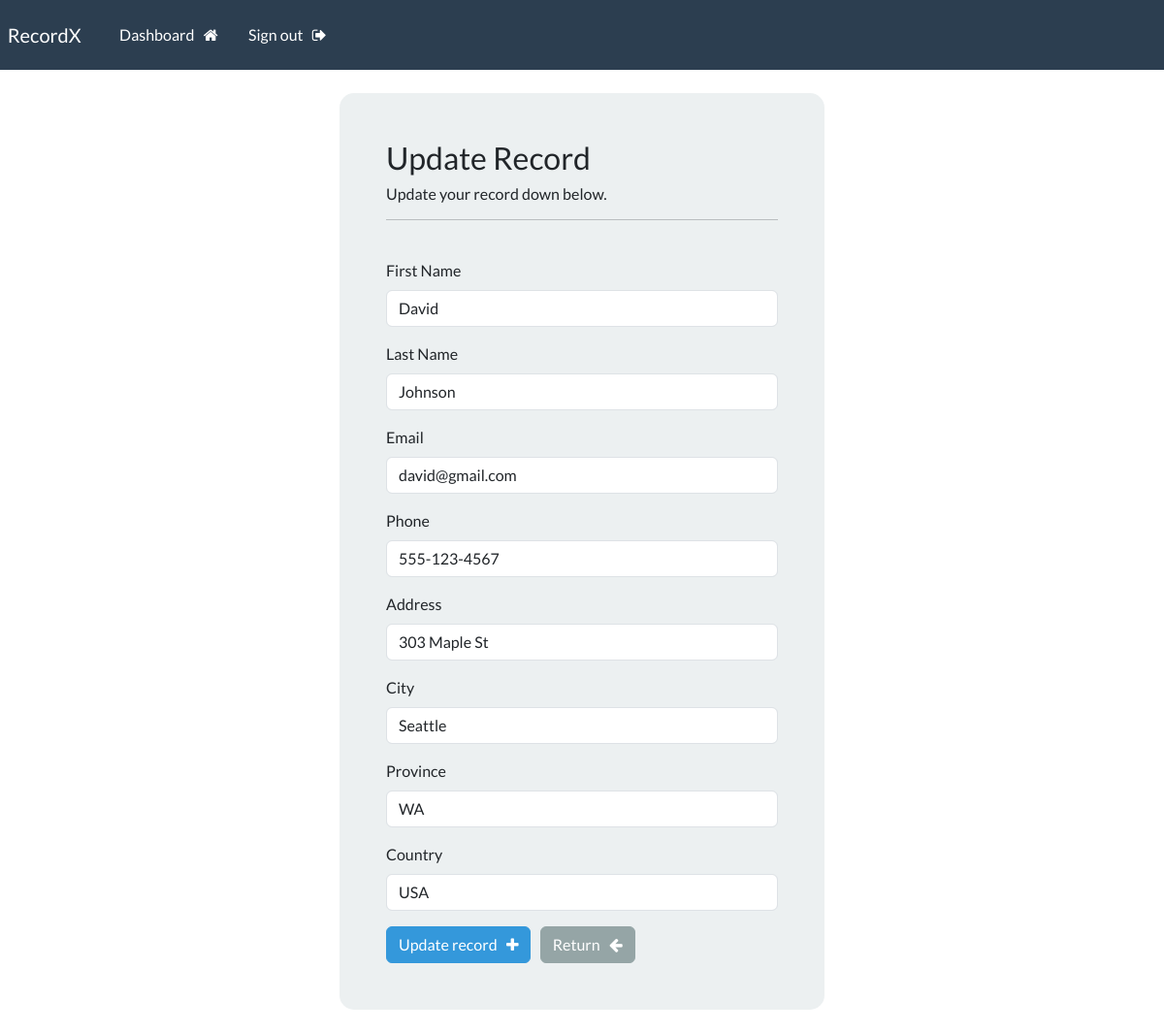
The app's page /update/8 (signed in) with its own data.
### myapp/models.py (models this page shows, shortened)
class Record(models.Model):
    creation_date = models.DateTimeField(auto_now_add=True)
    first_name = models.CharField(max_length=100)
    last_name = models.CharField(max_length=100)
    email = models.CharField(max_length=255)
    phone = models.CharField(max_length=20)
    address = models.CharField(max_length=300)
    city = models.CharField(max_length=255)
    province = models.CharField(max_length=200)
    country = models.CharField(max_length=125)
    objects = models.Manager()

### myapp/views.py (the view)
# urls.py: path('update/<int:pk>', views.update, name='update'),
@login_required(login_url='login')
def update(request, pk):
    record = Record.objects.get(id=pk)
    form = UpdateRecordForm(instance=record)
    if request.method == 'POST':
        form = UpdateRecordForm(request.POST, instance=record)
        if form.is_valid():
            form.save()
            messages.success(request, "Your record was updated!")
            return redirect("dashboard")
    context = {'form':form}
    return render(request, 'myapp/update.html', context=context)

### myapp/forms.py
class UpdateRecordForm(forms.ModelForm):
    class Meta:
        model = Record
        fields = ['first_name', 'last_name', 'email', 'phone', 'address', 'city', 'province', 'country']

### myapp/templates/myapp/update.html (shortened to what this page needs)
{% extends 'myapp/base.html' %}
{% block content %}
<body>
    <div class="container bg-light shadow-md p-5 form-layout">
        <h3> Update Record </h3>
        <h6> Update your record down below. </h6>
        <hr>
        <br>
        <form method="POST" autocomplete="off">
            <div class="mb-3">
                <label for="id_first_name" class="form-label">First Name</label>
                <input type="text" class="form-control" id="id_first_name" name="first_name" value="{{ form.first_name.value }}">
            </div>
            <div class="mb-3">
                <label for="id_last_name" class="form-label">Last Name</label>
                <input type="text" class="form-control" id="id_last_name" name="last_name" value="{{ form.last_name.value }}">
            </div>
            <div class="mb-3">
                <label for="id_email" class="form-label">Email</label>
                <input type="email" class="form-control" id="id_email" name="email" value="{{ form.email.value }}">
            </div>
            <div class="mb-3">
                <label for="id_phone" class="form-label">Phone</label>
                <input type="text" class="form-control" id="id_phone" name="phone" value="{{ form.phone.value|default_if_none:'' }}">
            </div>
            <div class="mb-3">
                <label for="id_address" class="form-label">Address</label>
                <input type="text" class="form-control" id="id_address" name="address" value="{{ form.address.value|default_if_none:'' }}">
            </div>
            <div class="mb-3">
                <label for="id_city" class="form-label">City</label>
                <input type="text" class="form-control" id="id_city" name="city" value="{{ form.city.value|default_if_none:'' }}">
            </div>
            <div class="mb-3">
                <label for="id_province" class="form-label">Province</label>
                <input type="text" class="form-control" id="id_province" name="province" value="{{ form.province.value|default_if_none:'' }}">
            </div>
            <div class="mb-3">
                <label for="id_country" class="form-label">Country</label>
                <input type="text" class="form-control" id="id_country" name="country" value="{{ form.country.value|default_if_none:'' }}">
            </div>
            <button type="submit" class="btn btn-info">
                Update record &nbsp; <i class="fa fa-plus" aria-hidden="true"></i>
            </button>
            <a href="{% url 'dashboard' %}" class="btn btn-secondary">
                Return &nbsp; <i class="fa fa-arrow-left" aria-hidden="true"></i>
            </a>
        </form>
    </div>
    <br>
</body>
{% endblock %}

### static/css/styles.css (style rules this page uses)
.form-layout { border-radius: 15px; width: 500px; }

### records on screen
Record: first_name "David", last_name "Johnson", email "david@gmail.com", phone "555-123-4567", address "303 Maple St", city "Seattle", province "WA", country "USA"
